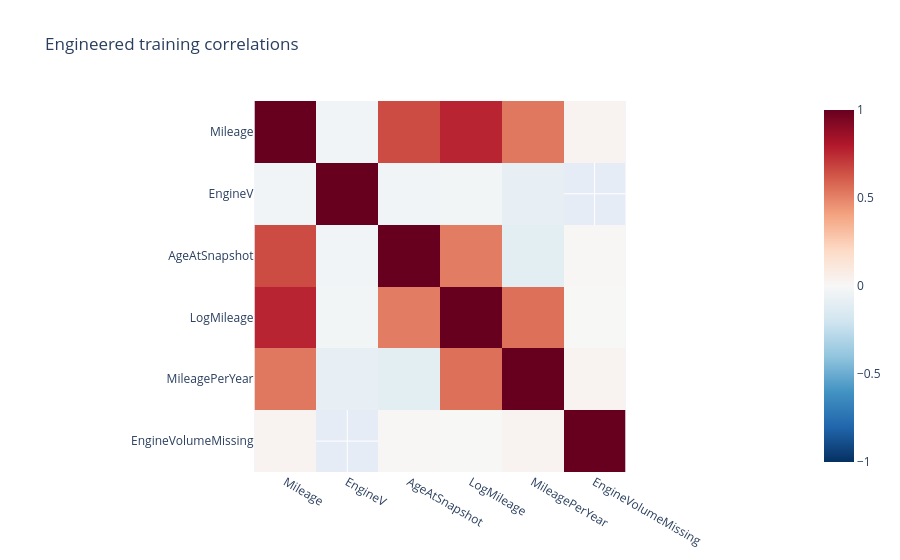
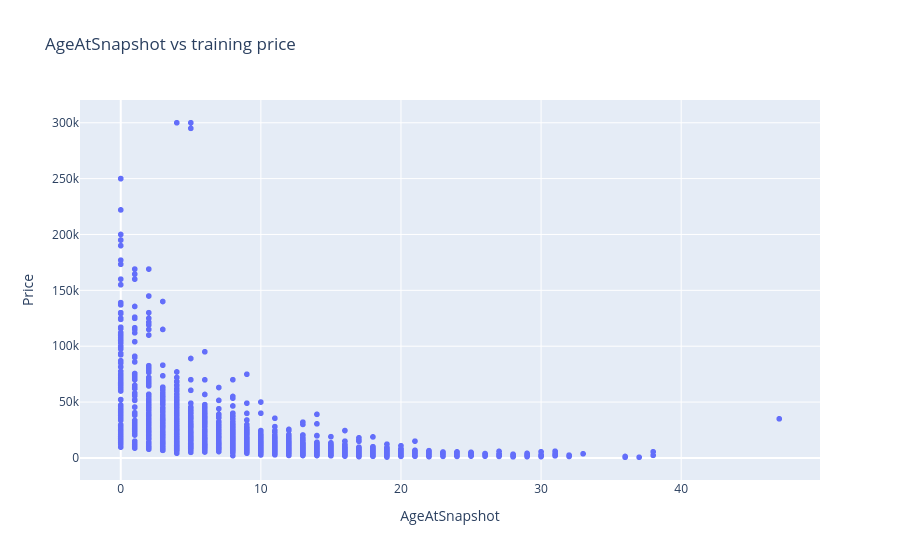
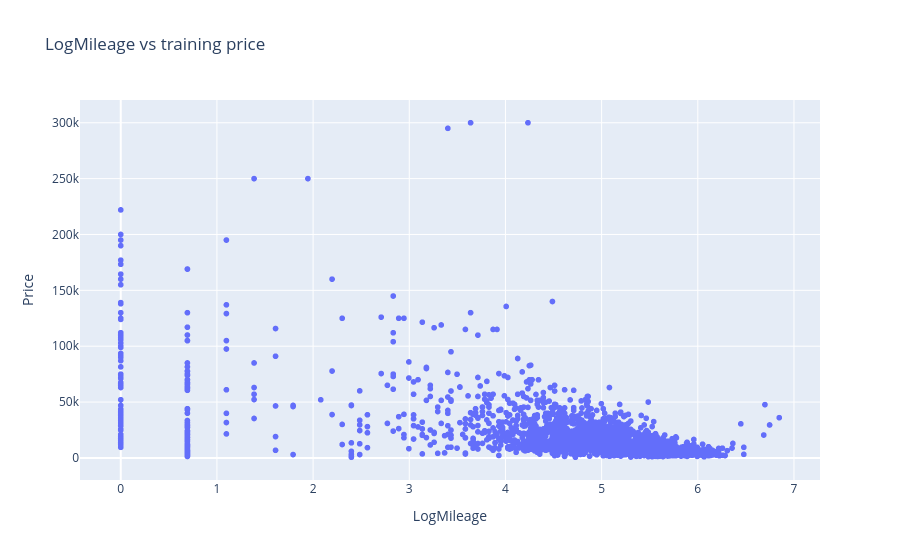
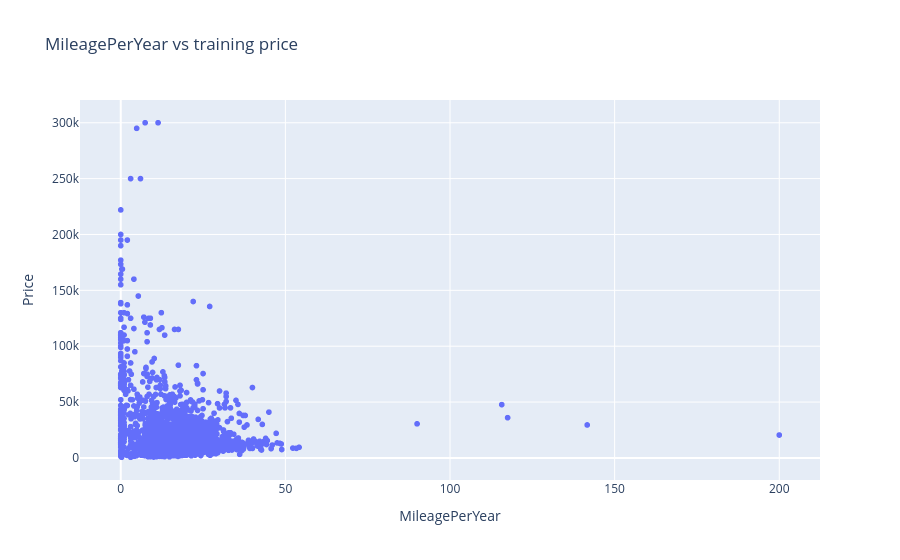

Source (notebook cell) for these figures, in order:
### Markdown cell above
## Redundancy and feature checks
Age replaces Year because the two contain the same information at a fixed snapshot. Raw and log mileage are both included, giving models different ways to represent the mileage relationship. Imputation, scaling and one-hot encoding are fitted within CV. Models fit log1p prices, while saved predictions and scores use price units.

A simple next experiment is to compare the current inputs with a version without the derived mileage features, using the same training folds. Any formula change needs to be applied consistently in notebooks 02–05.

### Code cell
numeric = engineered.select_dtypes(include="number")
px.imshow(numeric.corr(), zmin=-1, zmax=1, color_continuous_scale="RdBu_r", title="Engineered training correlations").show()
for column in ["AgeAtSnapshot", "LogMileage", "MileagePerYear"]:
    px.scatter(engineered.assign(Price=training.Price), x=column, y="Price", title=f"{column} vs training price").show()

### Figure 1 — Plotly figure (JSON) as saved in the notebook; plotly's stock layout.template omitted (floating-point values rounded to 4 significant figures)
{"data": [{"coloraxis": "coloraxis", "hovertemplate": "x: %{x}<br>y: %{y}<br>color: %{z}<extra></extra>", "name": "0", "type": "heatmap", "x": ["Mileage", "EngineV", "AgeAtSnapshot", "LogMileage", "MileagePerYear", "EngineVolumeMissing"], "xaxis": "x", "y": ["Mileage", "EngineV", "AgeAtSnapshot", "LogMileage", "MileagePerYear", "EngineVolumeMissing"], "yaxis": "y", "z": [[1.0, -0.02923, 0.6573, 0.7661, 0.5305, 0.02808], [-0.02923, 1.0, -0.03552, -0.0256, -0.08602, NaN], [0.6573, -0.03552, 1.0, 0.5189, -0.1039, 0.006901], [0.7661, -0.0256, 0.5189, 1.0, 0.553, 0.003351], [0.5305, -0.08602, -0.1039, 0.553, 1.0, 0.02681], [0.02808, NaN, 0.006901, 0.003351, 0.02681, 1.0]]}], "layout": {"coloraxis": {"autocolorscale": false, "cmax": 1, "cmin": -1, "colorscale": [[0.0, "rgb(5,48,97)"], [0.1, "rgb(33,102,172)"], [0.2, "rgb(67,147,195)"], [0.3, "rgb(146,197,222)"], [0.4, "rgb(209,229,240)"], [0.5, "rgb(247,247,247)"], [0.6, "rgb(253,219,199)"], [0.7, "rgb(244,165,130)"], [0.8, "rgb(214,96,77)"], [0.9, "rgb(178,24,43)"], [1.0, "rgb(103,0,31)"]]}, "title": {"text": "Engineered training correlations"}, "xaxis": {"anchor": "y", "constrain": "domain", "domain": [0.0, 1.0], "scaleanchor": "y"}, "yaxis": {"anchor": "x", "autorange": "reversed", "constrain": "domain", "domain": [0.0, 1.0]}}}

### Figure 2 — Plotly figure (JSON) as saved in the notebook; plotly's stock layout.template omitted (floating-point values rounded to 4 significant figures; data arrays with more than 128 entries replaced by an {"elided": "..."} marker saying what was removed)
{"data": [{"hovertemplate": "AgeAtSnapshot=%{x}<br>Price=%{y}<extra></extra>", "legendgroup": "", "marker": {"color": "#636efa", "symbol": "circle"}, "mode": "markers", "name": "", "showlegend": false, "type": "scattergl", "x": {"elided": "2638 float values"}, "xaxis": "x", "y": {"elided": "2638 float values"}, "yaxis": "y"}], "layout": {"legend": {"tracegroupgap": 0}, "title": {"text": "AgeAtSnapshot vs training price"}, "xaxis": {"anchor": "y", "domain": [0.0, 1.0], "title": {"text": "AgeAtSnapshot"}}, "yaxis": {"anchor": "x", "domain": [0.0, 1.0], "title": {"text": "Price"}}}}

### Figure 3 — Plotly figure (JSON) as saved in the notebook; plotly's stock layout.template omitted (floating-point values rounded to 4 significant figures; data arrays with more than 128 entries replaced by an {"elided": "..."} marker saying what was removed)
{"data": [{"hovertemplate": "LogMileage=%{x}<br>Price=%{y}<extra></extra>", "legendgroup": "", "marker": {"color": "#636efa", "symbol": "circle"}, "mode": "markers", "name": "", "showlegend": false, "type": "scattergl", "x": {"elided": "2638 float values"}, "xaxis": "x", "y": {"elided": "2638 float values"}, "yaxis": "y"}], "layout": {"legend": {"tracegroupgap": 0}, "title": {"text": "LogMileage vs training price"}, "xaxis": {"anchor": "y", "domain": [0.0, 1.0], "title": {"text": "LogMileage"}}, "yaxis": {"anchor": "x", "domain": [0.0, 1.0], "title": {"text": "Price"}}}}

### Figure 4 — Plotly figure (JSON) as saved in the notebook; plotly's stock layout.template omitted (floating-point values rounded to 4 significant figures; data arrays with more than 128 entries replaced by an {"elided": "..."} marker saying what was removed)
{"data": [{"hovertemplate": "MileagePerYear=%{x}<br>Price=%{y}<extra></extra>", "legendgroup": "", "marker": {"color": "#636efa", "symbol": "circle"}, "mode": "markers", "name": "", "showlegend": false, "type": "scattergl", "x": {"elided": "2638 float values"}, "xaxis": "x", "y": {"elided": "2638 float values"}, "yaxis": "y"}], "layout": {"legend": {"tracegroupgap": 0}, "title": {"text": "MileagePerYear vs training price"}, "xaxis": {"anchor": "y", "domain": [0.0, 1.0], "title": {"text": "MileagePerYear"}}, "yaxis": {"anchor": "x", "domain": [0.0, 1.0], "title": {"text": "Price"}}}}
